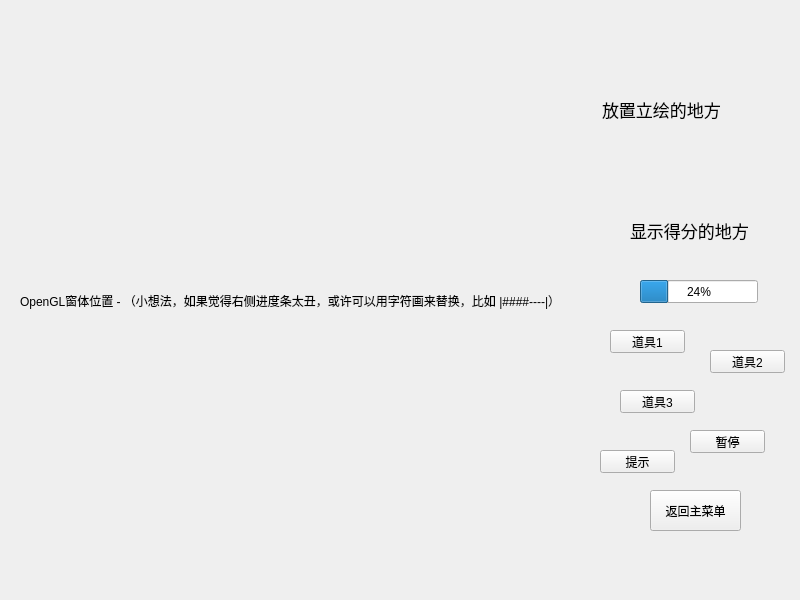
<?xml version="1.0" encoding="UTF-8"?>
<ui version="4.0">
 <class>GameWindow</class>
 <widget class="QMainWindow" name="GameWindow">
  <property name="geometry">
   <rect>
    <x>0</x>
    <y>0</y>
    <width>800</width>
    <height>600</height>
   </rect>
  </property>
  <property name="windowTitle">
   <string>MainWindow</string>
  </property>
  <widget class="QWidget" name="centralwidget">
   <widget class="QPushButton" name="btnReturn">
    <property name="geometry">
     <rect>
      <x>650</x>
      <y>490</y>
      <width>91</width>
      <height>41</height>
     </rect>
    </property>
    <property name="text">
     <string>返回主菜单</string>
    </property>
   </widget>
   <widget class="QLabel" name="tachie">
    <property name="geometry">
     <rect>
      <x>602</x>
      <y>20</y>
      <width>178</width>
      <height>178</height>
     </rect>
    </property>
    <property name="font">
     <font>
      <family>等线</family>
      <pointsize>13</pointsize>
     </font>
    </property>
    <property name="text">
     <string>放置立绘的地方</string>
    </property>
   </widget>
   <widget class="QPushButton" name="skill1_button">
    <property name="geometry">
     <rect>
      <x>610</x>
      <y>330</y>
      <width>75</width>
      <height>23</height>
     </rect>
    </property>
    <property name="text">
     <string>道具1</string>
    </property>
   </widget>
   <widget class="QPushButton" name="skill2_button">
    <property name="geometry">
     <rect>
      <x>710</x>
      <y>350</y>
      <width>75</width>
      <height>23</height>
     </rect>
    </property>
    <property name="text">
     <string>道具2</string>
    </property>
    <property name="autoDefault">
     <bool>false</bool>
    </property>
    <property name="default">
     <bool>false</bool>
    </property>
    <property name="flat">
     <bool>false</bool>
    </property>
   </widget>
   <widget class="QPushButton" name="skill3_button">
    <property name="geometry">
     <rect>
      <x>620</x>
      <y>390</y>
      <width>75</width>
      <height>23</height>
     </rect>
    </property>
    <property name="text">
     <string>道具3</string>
    </property>
   </widget>
   <widget class="QPushButton" name="pause_button">
    <property name="geometry">
     <rect>
      <x>690</x>
      <y>430</y>
      <width>75</width>
      <height>23</height>
     </rect>
    </property>
    <property name="text">
     <string>暂停</string>
    </property>
   </widget>
   <widget class="QProgressBar" name="left_time_bar">
    <property name="geometry">
     <rect>
      <x>640</x>
      <y>280</y>
      <width>118</width>
      <height>23</height>
     </rect>
    </property>
    <property name="value">
     <number>24</number>
    </property>
   </widget>
   <widget class="QLabel" name="opengl_position_label">
    <property name="geometry">
     <rect>
      <x>20</x>
      <y>20</y>
      <width>562</width>
      <height>562</height>
     </rect>
    </property>
    <property name="text">
     <string>OpenGL窗体位置 - （小想法，如果觉得右侧进度条太丑，或许可以用字符画来替换，比如 |####----|）</string>
    </property>
   </widget>
   <widget class="QLabel" name="score_bar">
    <property name="geometry">
     <rect>
      <x>630</x>
      <y>210</y>
      <width>121</width>
      <height>41</height>
     </rect>
    </property>
    <property name="font">
     <font>
      <family>等线</family>
      <pointsize>13</pointsize>
     </font>
    </property>
    <property name="text">
     <string>显示得分的地方</string>
    </property>
   </widget>
   <widget class="QPushButton" name="hint_button">
    <property name="geometry">
     <rect>
      <x>600</x>
      <y>450</y>
      <width>75</width>
      <height>23</height>
     </rect>
    </property>
    <property name="text">
     <string>提示</string>
    </property>
   </widget>
  </widget>
 </widget>
 <resources/>
 <connections/>
</ui>
